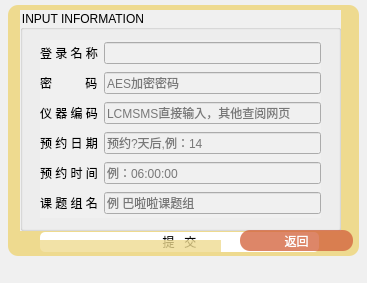
<?xml version="1.0" encoding="UTF-8"?>
<ui version="4.0">
 <class>MainWindow</class>
 <widget class="QMainWindow" name="MainWindow">
  <property name="geometry">
   <rect>
    <x>0</x>
    <y>0</y>
    <width>367</width>
    <height>283</height>
   </rect>
  </property>
  <property name="maximumSize">
   <size>
    <width>367</width>
    <height>283</height>
   </size>
  </property>
  <property name="windowTitle">
   <string>MainWindow</string>
  </property>
  <property name="styleSheet">
   <string notr="true">background-color: rgb(240, 240, 240);</string>
  </property>
  <widget class="QWidget" name="centralwidget">
   <widget class="QPushButton" name="pushButton">
    <property name="geometry">
     <rect>
      <x>40</x>
      <y>232</y>
      <width>279</width>
      <height>20</height>
     </rect>
    </property>
    <property name="styleSheet">
     <string notr="true">QPushButton{
background-color: rgb(255, 255, 255);
border-radius:5px;
font: 12pt &quot;STKaiti&quot;;
}

QPushButton:hover{
padding-left:1px;
padding-top:1px;
background-color: rgba(168, 195, 134,240)}

QPushButton:pressed{
padding-left:5px;
padding-top:5px;}
</string>
    </property>
    <property name="text">
     <string>提   交</string>
    </property>
   </widget>
   <widget class="QPlainTextEdit" name="printwin">
    <property name="geometry">
     <rect>
      <x>8</x>
      <y>5</y>
      <width>351</width>
      <height>251</height>
     </rect>
    </property>
    <property name="styleSheet">
     <string notr="true">background-color: rgb(238, 218, 143) ;
border:none;
border-radius:10px;
font: 8pt &quot;Times&quot;;</string>
    </property>
    <property name="readOnly">
     <bool>true</bool>
    </property>
    <property name="plainText">
     <string/>
    </property>
   </widget>
   <widget class="QGroupBox" name="groupBox">
    <property name="geometry">
     <rect>
      <x>20</x>
      <y>10</y>
      <width>321</width>
      <height>221</height>
     </rect>
    </property>
    <property name="styleSheet">
     <string notr="true">font: 87 9pt &quot;Arial Black&quot;;
</string>
    </property>
    <property name="title">
     <string>INPUT INFORMATION</string>
    </property>
    <widget class="QWidget" name="layoutWidget">
     <property name="geometry">
      <rect>
       <x>20</x>
       <y>30</y>
       <width>281</width>
       <height>178</height>
      </rect>
     </property>
     <layout class="QGridLayout" name="gridLayout">
      <item row="5" column="1">
       <widget class="QLineEdit" name="lineEdit_6">
        <property name="styleSheet">
         <string notr="true">font: 8pt &quot;STKaiti&quot;;</string>
        </property>
        <property name="placeholderText">
         <string>例 巴啦啦课题组</string>
        </property>
       </widget>
      </item>
      <item row="0" column="1">
       <widget class="QLineEdit" name="lineEdit">
        <property name="sizePolicy">
         <sizepolicy hsizetype="Expanding" vsizetype="Fixed">
          <horstretch>0</horstretch>
          <verstretch>0</verstretch>
         </sizepolicy>
        </property>
        <property name="font">
         <font>
          <family>Times New Roman</family>
          <pointsize>8</pointsize>
          <weight>50</weight>
          <italic>false</italic>
          <bold>false</bold>
         </font>
        </property>
        <property name="styleSheet">
         <string notr="true">font: 8pt &quot;Times New Roman&quot;;</string>
        </property>
       </widget>
      </item>
      <item row="1" column="1">
       <widget class="QLineEdit" name="lineEdit_2">
        <property name="styleSheet">
         <string notr="true">font: 8pt &quot;STKaiti&quot;;</string>
        </property>
        <property name="echoMode">
         <enum>QLineEdit::PasswordEchoOnEdit</enum>
        </property>
        <property name="placeholderText">
         <string>AES加密密码</string>
        </property>
       </widget>
      </item>
      <item row="5" column="0">
       <widget class="QLabel" name="label_6">
        <property name="styleSheet">
         <string notr="true">font: 25 12pt &quot;STFangsong&quot;;</string>
        </property>
        <property name="text">
         <string>课 题 组 名</string>
        </property>
       </widget>
      </item>
      <item row="4" column="0">
       <widget class="QLabel" name="label_5">
        <property name="styleSheet">
         <string notr="true">font: 25 12pt &quot;STFangsong&quot;;</string>
        </property>
        <property name="text">
         <string>预 约 时 间</string>
        </property>
       </widget>
      </item>
      <item row="4" column="1">
       <widget class="QLineEdit" name="lineEdit_5">
        <property name="styleSheet">
         <string notr="true">font: 8pt &quot;STKaiti&quot;;</string>
        </property>
        <property name="placeholderText">
         <string>例：06:00:00</string>
        </property>
       </widget>
      </item>
      <item row="2" column="1">
       <widget class="QLineEdit" name="lineEdit_3">
        <property name="styleSheet">
         <string notr="true">font: 8pt &quot;STKaiti&quot;;</string>
        </property>
        <property name="placeholderText">
         <string>LCMSMS直接输入，其他查阅网页</string>
        </property>
       </widget>
      </item>
      <item row="3" column="1">
       <widget class="QLineEdit" name="lineEdit_4">
        <property name="styleSheet">
         <string notr="true">font: 8pt &quot;STKaiti&quot;;</string>
        </property>
        <property name="placeholderText">
         <string>预约?天后,例：14</string>
        </property>
       </widget>
      </item>
      <item row="3" column="0">
       <widget class="QLabel" name="label_4">
        <property name="styleSheet">
         <string notr="true">font: 25 12pt &quot;STFangsong&quot;;</string>
        </property>
        <property name="text">
         <string>预 约 日 期</string>
        </property>
       </widget>
      </item>
      <item row="2" column="0">
       <widget class="QLabel" name="label_3">
        <property name="cursor">
         <cursorShape>WhatsThisCursor</cursorShape>
        </property>
        <property name="statusTip">
         <string>同密码获取方式类似</string>
        </property>
        <property name="whatsThis">
         <string>同密码获取方式类似</string>
        </property>
        <property name="styleSheet">
         <string notr="true">font: 25 12pt &quot;STFangsong&quot;;</string>
        </property>
        <property name="text">
         <string>仪 器 编 码</string>
        </property>
       </widget>
      </item>
      <item row="1" column="0">
       <widget class="QLabel" name="label_2">
        <property name="cursor">
         <cursorShape>WhatsThisCursor</cursorShape>
        </property>
        <property name="statusTip">
         <string>加密密码获取需打开网页，F12后获取post信息</string>
        </property>
        <property name="whatsThis">
         <string>加密密码获取需打开网页，F12后获取post信息</string>
        </property>
        <property name="styleSheet">
         <string notr="true">font: 25 12pt &quot;STFangsong&quot;;</string>
        </property>
        <property name="text">
         <string>密          码</string>
        </property>
       </widget>
      </item>
      <item row="0" column="0">
       <widget class="QLabel" name="label">
        <property name="styleSheet">
         <string notr="true">font: 25 12pt &quot;STFangsong&quot;;</string>
        </property>
        <property name="text">
         <string>登 录 名 称</string>
        </property>
       </widget>
      </item>
     </layout>
    </widget>
   </widget>
   <widget class="QPushButton" name="pushButton_2">
    <property name="geometry">
     <rect>
      <x>240</x>
      <y>230</y>
      <width>113</width>
      <height>21</height>
     </rect>
    </property>
    <property name="styleSheet">
     <string notr="true">QPushButton{
   background-color: rgba(212, 101, 62,200);
  border:none;
   color: rgb(255, 255, 255);
   border-radius:10px
}
QPushButton:pressed{
padding-left:5px;
padding-top:5px;}
</string>
    </property>
    <property name="text">
     <string>返回</string>
    </property>
   </widget>
   <widget class="QLabel" name="disp_contrast_time">
    <property name="geometry">
     <rect>
      <x>20</x>
      <y>240</y>
      <width>201</width>
      <height>16</height>
     </rect>
    </property>
    <property name="styleSheet">
     <string notr="true">font: 75 7pt &quot;Times New Roman&quot;;
background-color: rgba(238, 218, 143,200) ;</string>
    </property>
    <property name="text">
     <string/>
    </property>
   </widget>
   <zorder>printwin</zorder>
   <zorder>pushButton</zorder>
   <zorder>groupBox</zorder>
   <zorder>pushButton_2</zorder>
   <zorder>disp_contrast_time</zorder>
  </widget>
  <widget class="QStatusBar" name="statusbar"/>
 </widget>
 <resources/>
 <connections/>
</ui>
